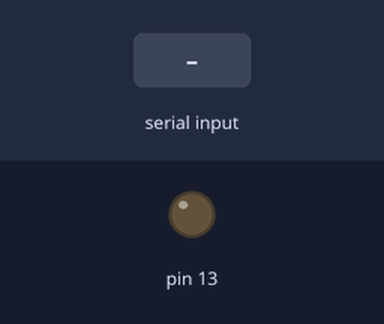
Recording of a sketch running on a simulated Arduino Uno, built with avr-gcc and run on an emulated ATmega328P. On the bench: output pins drawn as LEDs (lit = HIGH). The test bench sets the inputs (shaded band).

Above: at 1.2 s.
1.3 s: "0" received over Serial
At 2.1 s:
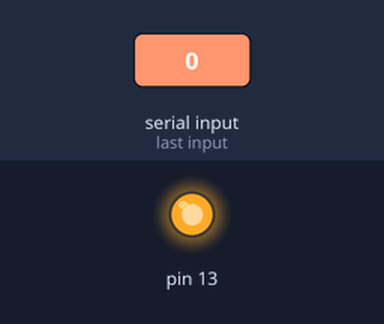
2.8 s: "1" received over Serial
At 3.2 s:
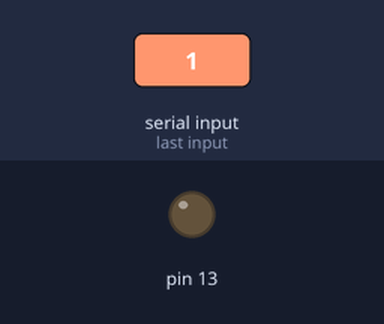
Timing chart, 0 to 5.8 s (numbered marks = the images above; inputs shaded):
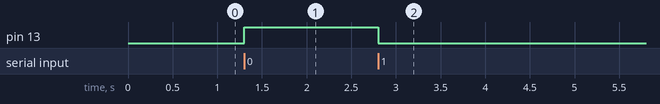

Measured:
- after the input at 1.3 s, pin 13: LOW → HIGH at once
- after the input at 2.8 s, pin 13: HIGH → LOW at once

The sketch:

group2LEDtest.ino
```cpp
void setup() {
  // put your setup code here, to run once:
  pinMode(13,OUTPUT);
  Serial.begin(9600);

}

void loop() {
  // put your main code here, to run repeatedly:
  char led = Serial.read();
  if(led == '0'){
    digitalWrite(13,HIGH);
  }else if(led =='1'){
   digitalWrite(13,LOW);
  }
}
```
